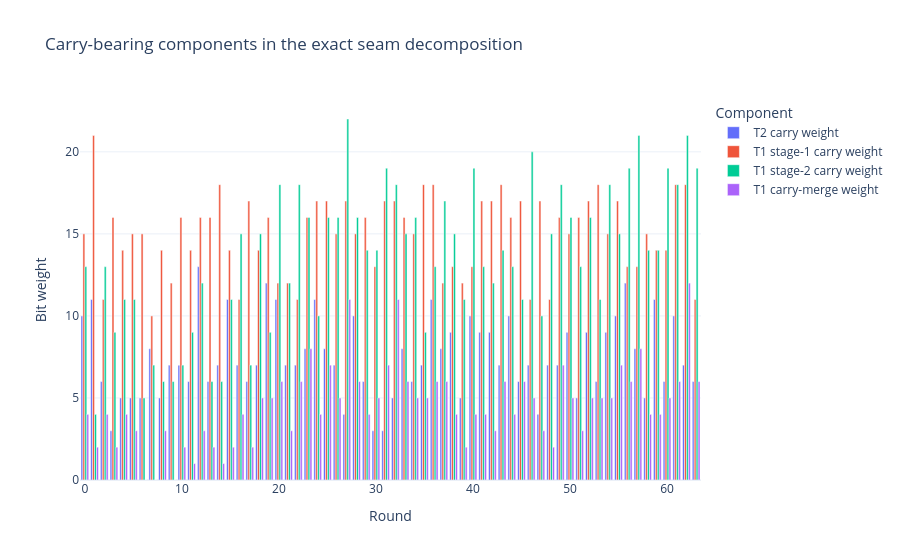

Source (notebook cell):
### Markdown cell above
### Carry-residual profile across the 64 rounds

The manuscript frames the non-linear layer as a hierarchy of residuals rather than lost information.  
The figure below shows the carry-bearing components of the exact seam decomposition across all 64 rounds for the example message.

### Code cell
fig = go.Figure()
fig.add_trace(go.Bar(name="T2 carry weight", x=seam_df["round"], y=seam_df["T2_carry_weight"]))
fig.add_trace(go.Bar(name="T1 stage-1 carry weight", x=seam_df["round"], y=seam_df["T1_stage1_carry_weight"]))
fig.add_trace(go.Bar(name="T1 stage-2 carry weight", x=seam_df["round"], y=seam_df["T1_stage2_carry_weight"]))
fig.add_trace(go.Bar(name="T1 carry-merge weight", x=seam_df["round"], y=seam_df["T1_carry_merge_weight"]))
fig.update_layout(
    barmode="group",
    title="Carry-bearing components in the exact seam decomposition",
    xaxis_title="Round",
    yaxis_title="Bit weight",
    template="plotly_white",
    legend_title_text="Component",
)
fig.show()

### Figure 1 — Plotly figure (JSON) as saved in the notebook; plotly's stock layout.template omitted (floating-point values rounded to 4 significant figures)
{"data": [{"name": "T2 carry weight", "type": "bar", "x": [0, 1, 2, 3, 4, 5, 6, 7, 8, 9, 10, 11, 12, 13, 14, 15, 16, 17, 18, 19, 20, 21, 22, 23, 24, 25, 26, 27, 28, 29, 30, 31, 32, 33, 34, 35, 36, 37, 38, 39, 40, 41, 42, 43, 44, 45, 46, 47, 48, 49, 50, 51, 52, 53, 54, 55, 56, 57, 58, 59, 60, 61, 62, 63], "y": [10, 11, 6, 3, 5, 5, 5, 8, 5, 7, 7, 6, 13, 6, 7, 11, 7, 6, 7, 12, 11, 7, 7, 8, 11, 8, 7, 4, 10, 6, 3, 3, 5, 8, 6, 7, 11, 8, 9, 5, 10, 9, 9, 7, 10, 6, 7, 4, 7, 7, 9, 5, 9, 6, 9, 10, 12, 8, 5, 11, 6, 10, 7, 6]}, {"name": "T1 stage-1 carry weight", "type": "bar", "x": [0, 1, 2, 3, 4, 5, 6, 7, 8, 9, 10, 11, 12, 13, 14, 15, 16, 17, 18, 19, 20, 21, 22, 23, 24, 25, 26, 27, 28, 29, 30, 31, 32, 33, 34, 35, 36, 37, 38, 39, 40, 41, 42, 43, 44, 45, 46, 47, 48, 49, 50, 51, 52, 53, 54, 55, 56, 57, 58, 59, 60, 61, 62, 63], "y": [15, 21, 11, 16, 14, 15, 15, 10, 14, 12, 16, 14, 16, 16, 18, 14, 11, 17, 14, 16, 12, 12, 11, 16, 17, 17, 15, 17, 15, 16, 13, 17, 17, 16, 15, 18, 18, 12, 13, 12, 13, 17, 17, 18, 16, 17, 11, 17, 11, 16, 15, 16, 17, 18, 15, 17, 13, 13, 15, 14, 14, 18, 18, 11]}, {"name": "T1 stage-2 carry weight", "type": "bar", "x": [0, 1, 2, 3, 4, 5, 6, 7, 8, 9, 10, 11, 12, 13, 14, 15, 16, 17, 18, 19, 20, 21, 22, 23, 24, 25, 26, 27, 28, 29, 30, 31, 32, 33, 34, 35, 36, 37, 38, 39, 40, 41, 42, 43, 44, 45, 46, 47, 48, 49, 50, 51, 52, 53, 54, 55, 56, 57, 58, 59, 60, 61, 62, 63], "y": [13, 4, 13, 9, 11, 11, 5, 7, 6, 6, 7, 9, 12, 6, 6, 11, 15, 7, 15, 9, 18, 12, 18, 16, 10, 16, 16, 22, 16, 14, 14, 19, 18, 15, 16, 9, 13, 17, 15, 11, 19, 13, 12, 14, 13, 11, 20, 10, 15, 18, 16, 13, 16, 11, 18, 15, 19, 21, 14, 14, 19, 18, 21, 19]}, {"name": "T1 carry-merge weight", "type": "bar", "x": [0, 1, 2, 3, 4, 5, 6, 7, 8, 9, 10, 11, 12, 13, 14, 15, 16, 17, 18, 19, 20, 21, 22, 23, 24, 25, 26, 27, 28, 29, 30, 31, 32, 33, 34, 35, 36, 37, 38, 39, 40, 41, 42, 43, 44, 45, 46, 47, 48, 49, 50, 51, 52, 53, 54, 55, 56, 57, 58, 59, 60, 61, 62, 63], "y": [4, 2, 4, 2, 4, 3, 0, 0, 3, 0, 2, 1, 3, 2, 1, 2, 4, 2, 5, 5, 6, 3, 6, 8, 4, 7, 5, 11, 6, 4, 5, 7, 11, 6, 5, 5, 6, 6, 4, 2, 4, 4, 3, 6, 4, 6, 5, 3, 2, 7, 5, 3, 5, 5, 5, 7, 6, 8, 4, 4, 5, 6, 12, 6]}], "layout": {"barmode": "group", "legend": {"title": {"text": "Component"}}, "title": {"text": "Carry-bearing components in the exact seam decomposition"}, "xaxis": {"title": {"text": "Round"}}, "yaxis": {"title": {"text": "Bit weight"}}}}
